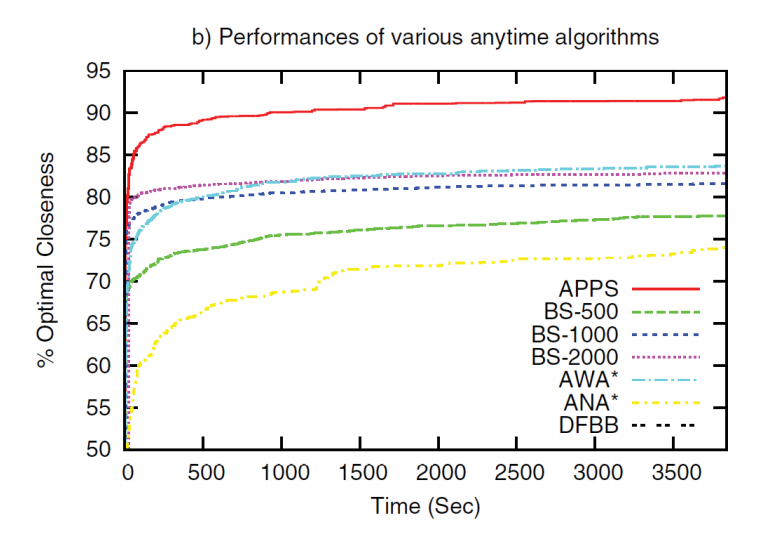
//> input picture pics/1.png, 781 x 540 px
$ ./FinalSep   (built with g++ and OpenCV 4)
//> lines starting //> are read from the running program, lines starting //| are printed output that depends on the picture; after the words box and inside, x2 and y2 are one past the last pixel; in counts of white or black regions, pixels touching at a corner belong together
//> further down, img1 is the input picture: 540 rows x 781 cols, CV_8UC3; mean B, G, R 242.8, 243.4, 243.9
#include "opencv2/highgui/highgui.hpp"
#include "opencv2/imgproc/imgproc.hpp"
#include <iostream>
#include <stdio.h>
#include <stdlib.h>
//#include "stdafx.h"
#include "opencv2/core/core.hpp"
#include "opencv2/opencv.hpp"
#include <opencv2/objdetect/objdetect.hpp>
#include <fstream>
#include <math.h>
#include <vector>
#include <map>

using namespace cv;
struct Color {
	int r, g, b;
	long long count;
	Color(int r, int g, int b) : r(r), g(g), b(b) {}
	Color(Vec3b c) : r(c[0]), g(c[1]), b(c[2]) {}
	Color() : r(0), g(0), b(0) {}
	//Color(Color c) : r(c.r), g(c.g), b(c.b), count(c.count) {}
	bool operator<(const Color& c) const {
		return (r + (g << 8) + (b << 16)) < (c.r + (c.g << 8) + (c.b << 16));
	}
	void addAvg(Vec3b c,int count)
	{
		r= (r*(count-1) +c[0])/count;
		g= (g*(count-1) +c[0])/count;
		b= (b*(count-1) +c[0])/count;
	}
	bool close(Color A,Color B,int thresh)
	{
		//std::cout<<"[[[[[[["<<(abs(A.r-B.r)+abs(A.g-B.g)+abs(A.b-B.b))<<"    "<<thresh<<std::endl;
		if((abs(A.r-B.r)+abs(A.g-B.g)+abs(A.b-B.b)) < thresh)
			return true;
		return false;
	}
};


struct Quantum{
	int index;
	Color avg;
	//long long count;
	std::vector<Color > quants;
	Quantum() : avg(), index(0) {}
	Quantum(int i,Color c) : index(i), avg(c) {quants.push_back(c);}
	//~Quantum();

};

std::vector<Quantum> data;
void Merge()
{

	Color temp;
	Color qtemp;
	int thresh=10;
	for(int i=0;i<data.size();i++){
		temp=data[i].avg;
		for(int j=0;j<data.size();j++){
			//std::cout<<":::::::::::::::"<<i<<" "<<j<<std::endl;
			//std::cout<<"Data size = "<<data.size()<<"\n";
			if(i==j)
				continue;
			if(data[i].avg.close(data[i].avg,data[j].avg,thresh)==true){
				//std::cout<<"Debug0 \n";
				temp.r = (temp.r*temp.count + data[j].avg.r*data[j].avg.count)/(temp.count+data[j].avg.count);
				temp.g = (temp.g*temp.count + data[j].avg.g*data[j].avg.count)/(temp.count+data[j].avg.count);
				temp.b = (temp.b*temp.count + data[j].avg.b*data[j].avg.count)/(temp.count+data[j].avg.count);
				std::cout<<"Debug1 \n";
				temp.count+=data[j].avg.count;
				std::cout<<"Debug2 \n";
				for (int k=0;k<data[j].quants.size();k++)
				{
					qtemp.r=data[j].quants[k].r;
					qtemp.g=data[j].quants[k].g;
					qtemp.b=data[j].quants[k].b;
					qtemp.count=data[j].quants[k].count;
					std::cout<<"Debug2.1 \n";
					std::cout<<"qtemp = ("<<qtemp.r<<","<<qtemp.g<<","<<qtemp.b<<")\n";
					data[i].quants.push_back(qtemp);
					std::cout<<"Debug2.2 \n";
					data[j].quants.erase(data[j].quants.begin()+k);
					std::cout<<"Debug2.3 \n";
				}
				//data[i].quants.insert(data[i].quants.end(),data[j].quants.begin(),data[j].quants.end());//might be a problem here
				std::cout<<"Debug3 \n";
				data.erase(data.begin()+j);
				std::cout<<"Debug4 \n";
			}
		}
		data[i].avg=temp;
	}
}


using namespace std;
using namespace cv;

typedef struct R{
	int l;
	int r;
}range;
bool sortFunc(const pair<Color, int> &p1, const pair<Color, int> &p2) {
	return p1.second > p2.second;
}

void colorReduce(cv::Mat& image, int div =32)
{
//> called with div = 32
	int nl = image.rows;                    // number of lines
	int nc = image.cols * image.channels(); // number of elements per line

	for (int j = 0; j < nl; j++)
	{
		// get the address of row j
		uchar* data = image.ptr<uchar>(j);

		for (int i = 0; i < nc; i++)
		{
			// process each pixel
			data[i] = data[i] / div * div + div / 2;
		}
	}
}

bool inThreshold(Vec3b a,Vec3b b,int thresh)
{
	if(a[0] +thresh<b[0] || a[0]-thresh>b[0] )
		return 0;
	if(a[1] +thresh<b[1] || a[1]-thresh>b[1] )
		return 0;
	if(a[1] +thresh<b[1] || a[1]-thresh>b[1] )
		return 0;
	return 1;
	// [4 lines of commented-out code are left out]
}


int main(){
	int d=25;
	Mat img1 = imread("./pics/1.png", CV_LOAD_IMAGE_COLOR);
	cv::imshow("actual", img1);
	Mat img2;
	img1.copyTo(img2);
	colorReduce(img2);

	cv::imshow("colorReduce", img2);


	// [16 lines of commented-out code are left out]

	Mat img=img2;


	namedWindow("img", WINDOW_AUTOSIZE);
	imshow("img", img);
	map<Color, int> histogram;
	for (int i = 0; i < img.rows; i++) {
		for (int j = 0; j < img.cols; j++) {
			::Color c(img.at<Vec3b>(i,j));
			if (histogram.find(c) == histogram.end())
				histogram[c] = 0;
			histogram[c]++;
		}
	}
//> after the loop, histogram = 182 items

	int maxCount = 20;
	int cnt = 0;
	cout << "map elements = " << histogram.size() << endl;
//| map elements = 182
	vector<pair<Color, int> > output;
	for (map<Color, int>::reverse_iterator it = histogram.rbegin(); it != histogram.rend(); it++) {
		output.push_back(make_pair(it->first, it->second));
	}
//> after the loop, output = 182 items

	sort(output.begin(), output.end(), sortFunc);
	for (int i = 0; i < 20 && i<output.size(); i++) {
		cout << "count = " << output[i].second << "color : " << output[i].first.r << " " << output[i].first.g << " " <<
			output[i].first.b << endl;
	}
//> this loop made 20 passes
//| count = 386650color : 240 240 240
//| count = 6482color : 16 16 16
//| count = 1211color : 48 48 48
//| count = 1139color : 208 208 112
//| count = 1113color : 80 176 112
//> (output is shown up to pass 5 of 20)


	//*******Calculating average of clusters corresponding to original image
	vector<pair<Color, Color> > backtrack;
	int count;
	for(int i=0;i<output.size();i++)
	{
		Vec3b comparator=Vec3b(output[i].first.r,output[i].first.g,output[i].first.b);//= Scalar(output[i].first.r,output[i].first.g,output[i].first.b);
		count=0;
		Color OrigAvg(0,0,0);
		cout <<"color : " << output[i].first.r << " " << output[i].first.g << " " <<
			output[i].first.b << endl;
		for(int j=0;j<img.rows;j++)
		{
			for(int k=0;k<img.cols;k++)
			{
				if(comparator == img.at<Vec3b>(j,k))
				{

					count++;
					OrigAvg.addAvg(img1.at<Vec3b>(j,k),count);


				}
			}
		}
		OrigAvg.count=count;
		backtrack.push_back(make_pair(output[i].first,OrigAvg));
		cout<<"OrigAvg : ("<<OrigAvg.r<<","<<OrigAvg.g<<","<<OrigAvg.b<<")\n";
		cout<<"count="<<count<<"\n";
	}
//> this loop made 182 passes
//> (comparator, count, OrigAvg.count) on passes 1 to 3: ([240, 240, 240], 386650, 386650), ([16, 16, 16], 6482, 6482), ([48, 48, 48], 1211, 1211)
//> (printed output is left out)
//> after the loop, count = 1; backtrack = 182 items
	waitKey(0);
	//vector<Quantum> data;
	//Quantum Qtemp;
	for(int i=0;i<backtrack.size();i++){
		Quantum Qtemp(i,backtrack[i].second);
		data.push_back(Qtemp);
	}
//> after the loop, data = 182 items
	Merge();
//> the loop in Merge, `for(int i=0;i<data.size();i++)` made 40 passes
//> after the loop in Merge, `for(int i=0;i<data.size();i++)`: temp.r = 108; temp.count = 300


	cout<<"Showing image backtracked seperation***********************************\n";
	Mat temp = Mat(img1.rows,img1.cols, CV_8UC3);
	for(int i=1;i<backtrack.size();i++)
	{
		//int i=2;
		temp=Scalar(0,0,0);
		count=0;
		Vec3b comparator=Vec3b(backtrack[i].second.r,backtrack[i].second.g,backtrack[i].second.b);//= Scalar(output[i].first.r,output[i].first.g,output[i].first.b);
		int threshold=50;
		cout<<"OrigAvg : ("<<backtrack[i].second.r<<","<<backtrack[i].second.g<<","<<backtrack[i].second.b<<")\n";
		for(int j=0;j<img1.rows;j++)
		{
			for(int k=0;k<img1.cols;k++)
			{
				if(inThreshold(comparator,img1.at<Vec3b>(j,k),threshold))
				{
					//cout<<inThreshold(comparator,img1.at<Vec3b>(i,j),threshold)<<endl;
					//cout<<inThreshold(comparator,img1.at<Vec3b>(i,j),threshold)<<endl;
					count++;
					temp.at<Vec3b>(j,k)[0]=255;
					temp.at<Vec3b>(j,k)[1]=255;
					temp.at<Vec3b>(j,k)[2]=255;
				}
				//else
					//cout<<"Values : "<<comparator<<","<<img.at<Vec3b>(j,k)<<","<<inThreshold(comparator,img1.at<Vec3b>(i,j),threshold)<<endl;

			}
		}
		imshow("temp", temp);
		imshow("img1",img1);
		cout<<"count="<<count<<"\n";
		//waitKey(0);


	}
//> this loop made 181 passes
//> (comparator, count) on passes 1 to 3: ([0, 0, 0], 10341), ([32, 32, 32], 12620), ([216, 216, 216], 396636)
//> (printed output is left out)
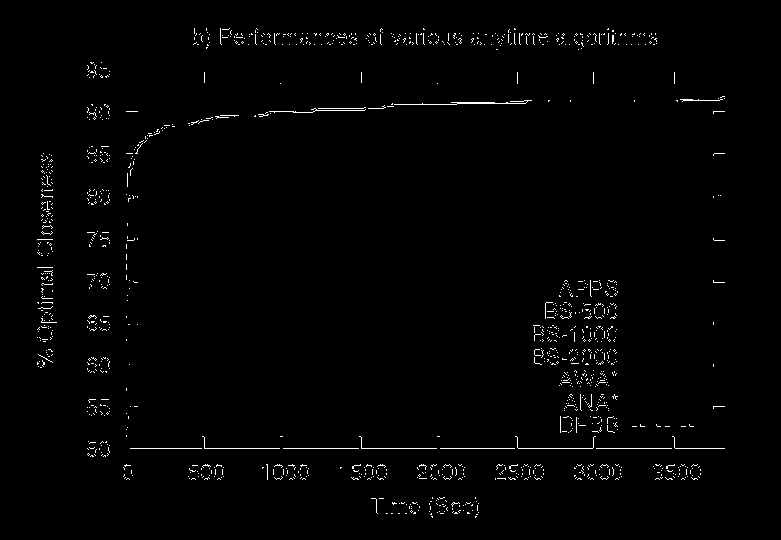
//> temp: 540 rows x 781 cols, CV_8UC3; 1.3% white in thin lines or dots, all inside (x1, y1, x2, y2) = (37, 28, 725, 518)
//> after the loop, count = 5321

	cout<<"Showing image backtracked seperation over quantized values***********************************\n";
	temp = Mat(img1.rows,img1.cols, CV_8UC3);
	for(int i=1;i<backtrack.size();i++)
	{
		//int i=2;
		temp=Scalar(0,0,0);
		count=0;
		Vec3b comparator=Vec3b(output[i].first.r,output[i].first.g,output[i].first.b);//= Scalar(output[i].first.r,output[i].first.g,output[i].first.b);
		int threshold=0;
		cout <<"color : " << output[i].first.r << " " << output[i].first.g << " " <<
			output[i].first.b << endl;
		for(int j=0;j<img.rows;j++)
		{
			for(int k=0;k<img.cols;k++)
			{
				if(inThreshold(comparator,img.at<Vec3b>(j,k),threshold))
				{
					count++;
					/*temp.at<Vec3b>(j,k)[0]=255;
					temp.at<Vec3b>(j,k)[1]=255;
					temp.at<Vec3b>(j,k)[2]=255;*/
					temp.at<Vec3b>(j,k)=img1.at<Vec3b>(j,k);
				}
				//else
					//cout<<"Values : "<<comparator<<","<<img.at<Vec3b>(j,k)<<","<<inThreshold(comparator,img1.at<Vec3b>(i,j),threshold)<<endl;

			}
		}
		imshow("temp", temp);
		imshow("img1",img1);
		cout<<"count="<<count<<"\n";
		waitKey(0);


	}
//> this loop made 181 passes
//> (comparator, count) on passes 1 to 3: ([16, 16, 16], 7082), ([48, 48, 48], 2786), ([208, 208, 112], 2951)
//> (printed output is left out)
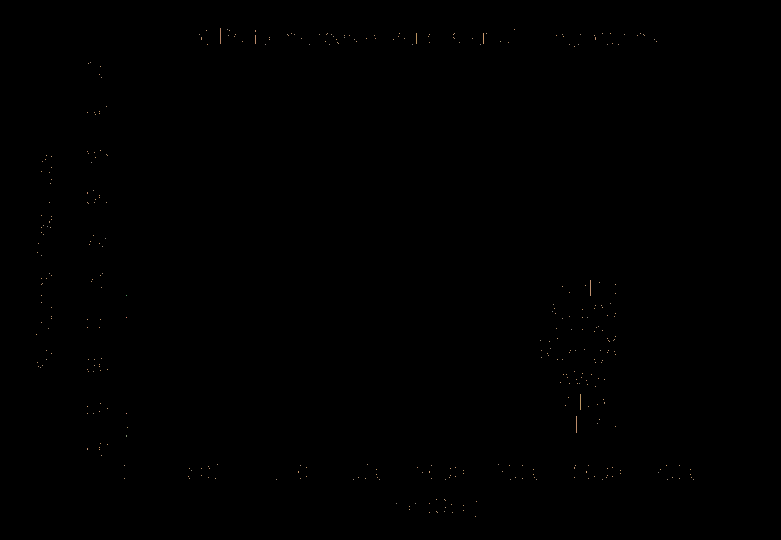
//> temp: 540 rows x 781 cols, CV_8UC3; mean B, G, R 0.1, 0.2, 0.2
//> after the loop, count = 484


	// [44 lines of commented-out code are left out]


	cv::waitKey();


	//waitKey(0);

	return 0;

}  //*/

$ run again, with pics/10.png copied over pics/1.png
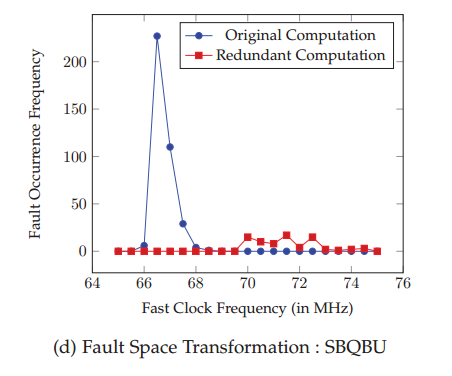
//> input picture pics/10.png, 452 x 376 px
//> img1 is the input picture: 376 rows x 452 cols, CV_8UC3; mean B, G, R 245.2, 244.7, 246.2
//> after the loop `for (int i = 0; i < img.rows; i++)`: histogram = 146 items
//| map elements = 146
//> the loop `for (map<Color, int>::reverse_iterator it = histogram.rbegin(); it != ..` made 146 passes
//> the loop `for (int i = 0; i < 20 && i<output.size(); i++)` made 20 passes
//| count = 156607color : 240 240 240
//| count = 932color : 48 48 48
//| count = 736color : 176 176 176
//| count = 698color : 112 112 112
//| count = 688color : 48 48 208
//> (output is shown up to pass 5 of 20)
//> the loop `for(int i=0;i<output.size();i++)` made 146 passes
//> (comparator, count, OrigAvg.count) on passes 1 to 8: ([240, 240, 240], 156607, 156607), ([48, 48, 48], 932, 932), ([176, 176, 176], 736, 736), ([112, 112, 112], 698, 698), ([48, 48, 208], 688, 688), ([48, 16, 48], 535, 535), ([240, 240, 208], 485, 485), ([208, 240, 240], 443, 443)
//> (printed output is left out)
//> after the loop `for(int i=0;i<output.size();i++)`: count = 1; backtrack = 146 items
//> the loop `for(int i=0;i<backtrack.size();i++)` made 146 passes
//> the loop in Merge, `for(int i=0;i<data.size();i++)` made 32 passes
//> after the loop in Merge, `for(int i=0;i<data.size();i++)`: temp.r = 91; temp.count = 375
//> the loop `for(int i=1;i<backtrack.size();i++)` made 145 passes
//> (comparator, count) on passes 1 to 8: ([32, 32, 32], 3844), ([164, 164, 164], 3033), ([96, 96, 96], 2851), ([36, 36, 36], 3958), ([32, 32, 32], 3844), ([232, 232, 232], 159885), ([192, 192, 192], 4448), ([36, 36, 36], 3958)
//> (printed output is left out)
//> after the loop `for(int i=1;i<backtrack.size();i++)`:
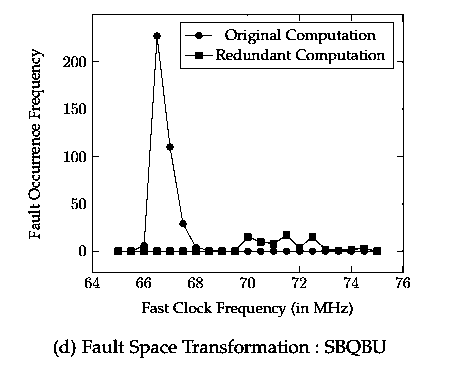
//> temp: 376 rows x 452 cols, CV_8UC3; 94.4% white; black in thin lines or dots, all inside (x1, y1, x2, y2) = (28, 14, 410, 358)
//> after the loop `for(int i=1;i<backtrack.size();i++)`: count = 160457
//> the loop `for(int i=1;i<backtrack.size();i++)` made 145 passes
//> (comparator, count) on passes 1 to 8: ([48, 48, 48], 2510), ([176, 176, 176], 929), ([112, 112, 112], 825), ([48, 48, 208], 2510), ([48, 16, 48], 617), ([240, 240, 208], 157327), ([208, 240, 240], 446), ([48, 48, 240], 2510)
//> (printed output is left out)
//> after the loop `for(int i=1;i<backtrack.size();i++)`:
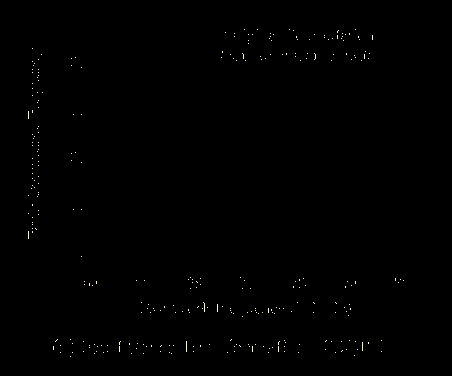
//> temp: 376 rows x 452 cols, CV_8UC3; mean B, G, R 0.5, 0.6, 0.7
//> after the loop `for(int i=1;i<backtrack.size();i++)`: count = 446

$ run again, with pics/11.png copied over pics/1.png
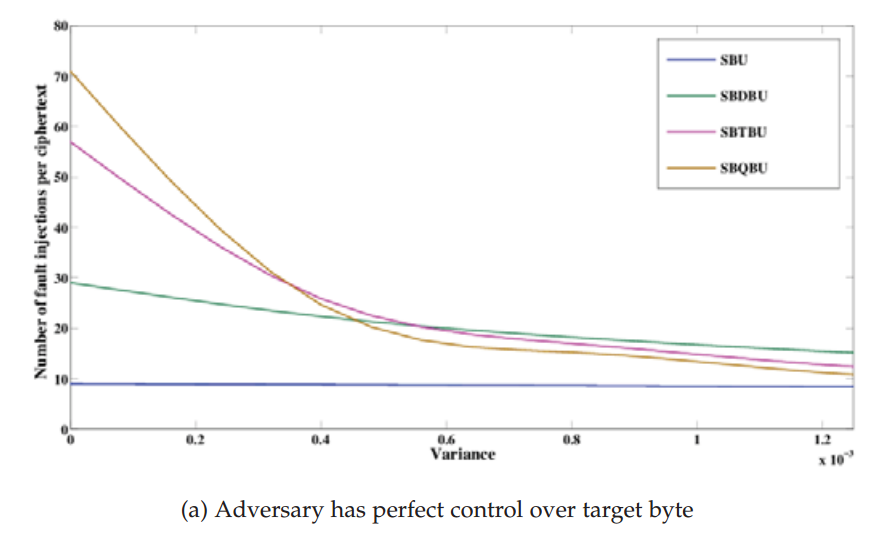
//> input picture pics/11.png, 875 x 538 px
//> img1 is the input picture: 538 rows x 875 cols, CV_8UC3; mean B, G, R 249.1, 249, 249.3
//> after the loop `for (int i = 0; i < img.rows; i++)`: histogram = 142 items
//| map elements = 142
//> the loop `for (map<Color, int>::reverse_iterator it = histogram.rbegin(); it != ..` made 142 passes
//> the loop `for (int i = 0; i < 20 && i<output.size(); i++)` made 20 passes
//| count = 438549color : 240 240 240
//| count = 9078color : 208 208 208
//| count = 3211color : 176 176 176
//| count = 1463color : 144 144 144
//| count = 1150color : 112 112 112
//> (output is shown up to pass 5 of 20)
//> the loop `for(int i=0;i<output.size();i++)` made 142 passes
//> (comparator, count, OrigAvg.count) on passes 1 to 8: ([240, 240, 240], 438549, 438549), ([208, 208, 208], 9078, 9078), ([176, 176, 176], 3211, 3211), ([144, 144, 144], 1463, 1463), ([112, 112, 112], 1150, 1150), ([240, 208, 208], 902, 902), ([80, 80, 80], 879, 879), ([208, 240, 240], 749, 749)
//> (printed output is left out)
//> after the loop `for(int i=0;i<output.size();i++)`: count = 1; backtrack = 142 items
//> the loop `for(int i=0;i<backtrack.size();i++)` made 142 passes
//> the loop in Merge, `for(int i=0;i<data.size();i++)` made 34 passes
//> after the loop in Merge, `for(int i=0;i<data.size();i++)`: temp.r = 186; temp.count = 1
//> the loop `for(int i=1;i<backtrack.size();i++)` made 141 passes
//> (comparator, count) on passes 1 to 8: ([192, 192, 192], 26934), ([160, 160, 160], 17408), ([128, 128, 128], 7701), ([96, 96, 96], 3912), ([224, 224, 224], 455761), ([64, 64, 64], 3636), ([192, 192, 192], 26934), ([96, 96, 96], 3912)
//> (printed output is left out)
//> after the loop `for(int i=1;i<backtrack.size();i++)`:
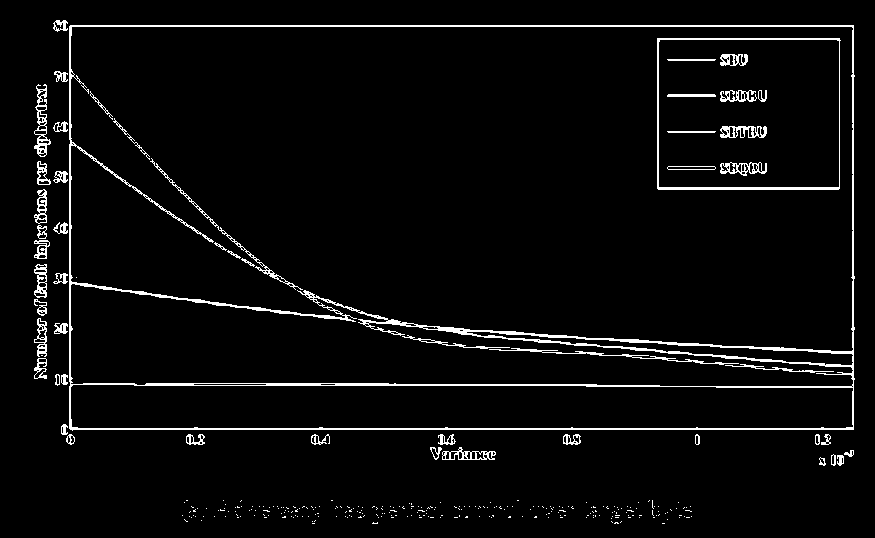
//> temp: 538 rows x 875 cols, CV_8UC3; 4% white in thin lines or dots, all inside (x1, y1, x2, y2) = (34, 20, 855, 524)
//> after the loop `for(int i=1;i<backtrack.size();i++)`: count = 18886
//> the loop `for(int i=1;i<backtrack.size();i++)` made 141 passes
//> (comparator, count) on passes 1 to 8: ([208, 208, 208], 9937), ([176, 176, 176], 3490), ([144, 144, 144], 1504), ([112, 112, 112], 1181), ([240, 208, 208], 1881), ([80, 80, 80], 949), ([208, 240, 240], 1069), ([112, 176, 208], 773)
//> after the loop `for(int i=1;i<backtrack.size();i++)`:
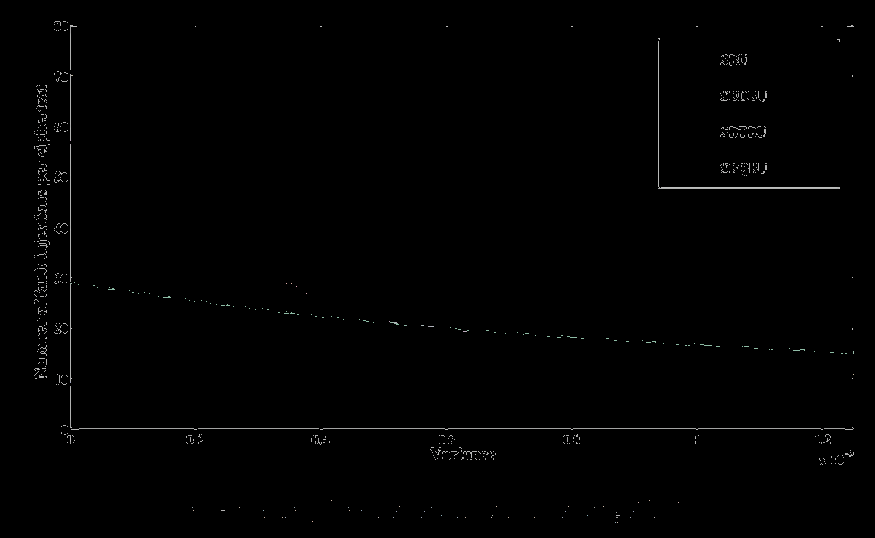
//> temp: 538 rows x 875 cols, CV_8UC3; mean B, G, R 1.3, 1.3, 1.3
//> after the loop `for(int i=1;i<backtrack.size();i++)`: count = 3490

$ run again, with pics/12.png copied over pics/1.png
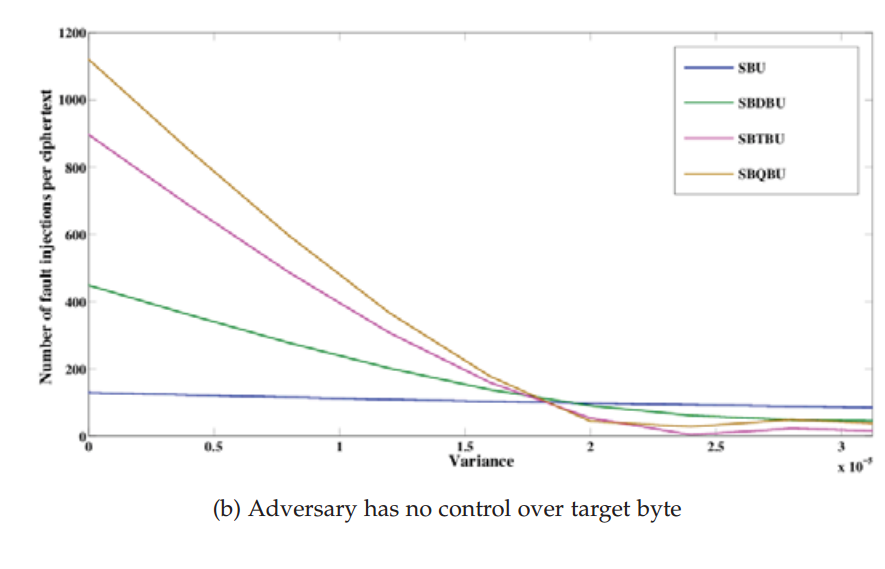
//> input picture pics/12.png, 885 x 569 px
//> img1 is the input picture: 569 rows x 885 cols, CV_8UC3; mean B, G, R 249.5, 249.5, 249.7
//> after the loop `for (int i = 0; i < img.rows; i++)`: histogram = 170 items
//| map elements = 170
//> the loop `for (int i = 0; i < 20 && i<output.size(); i++)` made 20 passes
//| count = 472579color : 240 240 240
//| count = 8518color : 208 208 208
//| count = 2840color : 176 176 176
//| count = 1397color : 144 144 144
//| count = 1132color : 112 112 112
//> (output is shown up to pass 5 of 20)
//> the loop `for(int i=0;i<output.size();i++)` made 170 passes
//> (comparator, count, OrigAvg.count) on passes 1 to 3: ([240, 240, 240], 472579, 472579), ([208, 208, 208], 8518, 8518), ([176, 176, 176], 2840, 2840)
//> (printed output is left out)
//> after the loop `for(int i=0;i<output.size();i++)`: count = 1; backtrack = 170 items
//> the loop in Merge, `for(int i=0;i<data.size();i++)` made 36 passes
//> after the loop in Merge, `for(int i=0;i<data.size();i++)`: temp.r = 186; temp.count = 11817
//> the loop `for(int i=1;i<backtrack.size();i++)` made 169 passes
//> (comparator, count) on passes 1 to 3: ([192, 192, 192], 27134), ([160, 160, 160], 15852), ([128, 128, 128], 7526)
//> (printed output is left out)
//> after the loop `for(int i=1;i<backtrack.size();i++)`:
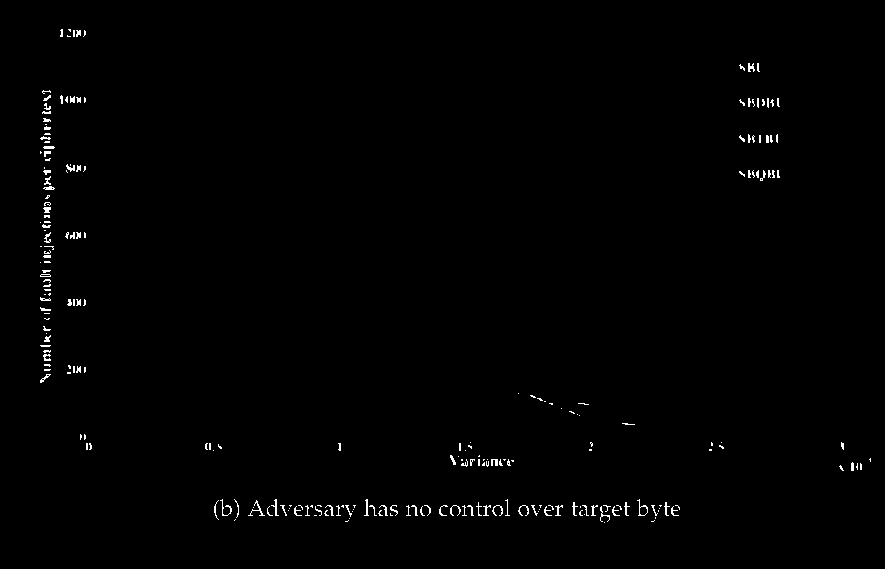
//> temp: 569 rows x 885 cols, CV_8UC3; 0.75% white in thin lines or dots, all inside (x1, y1, x2, y2) = (40, 29, 871, 523)
//> after the loop `for(int i=1;i<backtrack.size();i++)`: count = 3765
//> the loop `for(int i=1;i<backtrack.size();i++)` made 169 passes
//> (comparator, count) on passes 1 to 3: ([208, 208, 208], 9237), ([176, 176, 176], 2929), ([144, 144, 144], 1470)
//> after the loop `for(int i=1;i<backtrack.size();i++)`: count = 82
